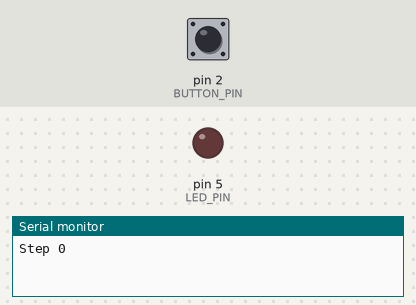
The sketch below on a simulated Arduino Uno, built with avr-gcc and run on an emulated ATmega328P. On the bench: output pins drawn as LEDs (lit = HIGH), the last lines printed to the serial monitor. The inputs (shaded band) are chosen by the test bench; at power-on: pin 2 (BUTTON_PIN) LOW.

Above: at 1.2 s.
1.3 s: pin 2 (BUTTON_PIN) pulled HIGH for 1 s
At 2.0 s:
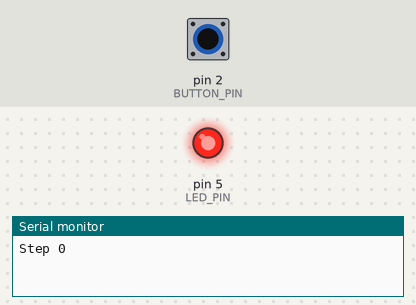
3.8 s: pin 2 (BUTTON_PIN) pulled HIGH for 3.2 s
At 7.5 s:
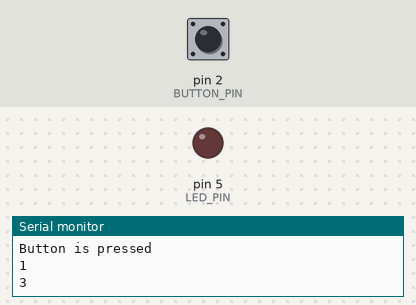
Timing chart, 0 to 9.0 s (numbered marks = the images above; inputs shaded):
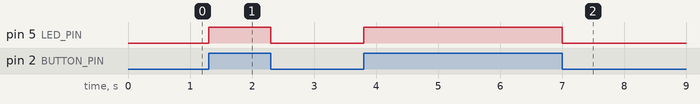

The sketch:

main.ino
```cpp
#include "AsyncMacros.h"

const int LED_PIN = 5;
const int BUTTON_PIN = 2;

void setup()
{
    Serial.begin(9600);

    pinMode(BUTTON_PIN, INPUT);
    pinMode(LED_PIN, OUTPUT);
}

bool secondarySequence()
{
    asyncBegin({
        asyncRun({
            Serial.println("Secondary sequence started");
        });
        asyncFor(int, i, 0, i <= 5, i++, {
            asyncRun({
                Serial.print("Secondary running times: ");
                Serial.println(i);
            });
            asyncDelay(1000);
        });
        asyncRun({
            Serial.println("Secondary sequence completed");
            return true;
        });
    });
    return false;
}

bool updateMainSequence()
{
    asyncBegin({
        asyncRun({
            Serial.println("Step 0");
        });

        asyncDelay(2000);

        asyncIf(digitalRead(BUTTON_PIN), {
            asyncRun({
                Serial.println("Button is pressed");
            });
        });

        asyncDelay(2000);

        asyncIfElse(digitalRead(BUTTON_PIN), {
            asyncRun({
                Serial.println("Button is pressed");
            });
        }, {
            asyncRun({
                Serial.println("Button is not pressed");
            });
        });

        asyncDelay(2000);

        asyncWhile(true, {
            asyncRun({
                if (digitalRead(BUTTON_PIN))
                {
                    asyncBreak();
                }
            });
            // The next steps get skipped and
            // the while loop ends when the button is pressed
            asyncRun({
                Serial.println("Waiting for button press");
            });
            asyncDelay(1000);
        });

        // Prints every other number from 0 to 10 with
        // a 1 second delay between each
        asyncFor(int, i, 0, i <= 10, i++, {
            asyncRun({
                if (i % 2 == 0)
                {
                    asyncContinue();
                }
            });
            // The next steps get skipped when i is odd
            asyncRun({
                Serial.println(i);
            });
            asyncDelay(1000);
        });

        asyncVariable(float, timesRan, 0);

        asyncWhile(timesRan < 10, {
            asyncRun({
                timesRan += 0.5;
                Serial.print("Times ran: ");
                Serial.println(timesRan);
            });
            asyncDelay(500);
            asyncRun({
                timesRan += 0.5;
                Serial.print("Times ran: ");
                Serial.println(timesRan);
            });
            asyncDelay(500);
        });

        asyncFor(int, i, 0, i <= 5, i++, {
            asyncRun({
                Serial.println(i);
            });
            asyncDelay(1000);
        });

        asyncWhile(!digitalRead(BUTTON_PIN), {
            asyncRun({
                // This sub-sequence will run only
                // when this while loop is active.
                asyncBegin({
                    asyncRun({
                        Serial.println("Waiting for button press");
                    });
                    asyncDelay(1000);
                });
            });
        });

        asyncWhile(!secondarySequence(), {
            asyncRun({
                // Pulse LED while waiting for
                // the secondary sequence to complete
                asyncBegin({
                    asyncFor(int, i, 0, i <= 255, i++, {
                        asyncRun({
                            analogWrite(LED_PIN, i);
                        });
                        asyncDelay(2);
                    });
                    asyncFor(int, i, 255, i >= 0, i--, {
                        asyncRun({
                            analogWrite(LED_PIN, i);
                        });
                        asyncDelay(2);
                    })
                });
            });
        });

        // Flash for 5 seconds
        asyncWhileDuration(5000, {
            asyncRun({
                digitalWrite(LED_PIN, HIGH);
            });
            asyncDelay(1000);
            asyncRun({
                digitalWrite(LED_PIN, LOW);
            });
            asyncDelay(1000);
        });

        asyncRun({
            digitalWrite(LED_PIN, LOW);
            Serial.println("Hold the button to exit the loop");
        });

        asyncDelay(1000);

        asyncWhile(!digitalRead(BUTTON_PIN), {
            asyncRun({
                Serial.println("Step 2");
            });

            asyncDelay(2000);

            asyncRun({
                Serial.println("Step 3");
            });

            asyncDelay(2000);
        });

        asyncRun({
            Serial.println("Complete!");
            Serial.println("Restarting ...");
        });

        asyncDelay(2000);

        asyncRun({
            return true;
        });
    });
    return false;
}

void loop()
{
    // Sequence that starts and stops the LED based
    // on the button state, but it only writes to
    // the pin when the button changes. This means
    // it does not interfere with the main sequence's
    // control of the button when needed.
    asyncBegin({
        // Wait for button press
        asyncWhile(!digitalRead(BUTTON_PIN), {});
        asyncRun({
            digitalWrite(LED_PIN, HIGH);
        });

        // Debounce delay
        asyncDelay(50);

        // Wait for button release
        asyncWhile(digitalRead(BUTTON_PIN), {});
        asyncRun({
            digitalWrite(LED_PIN, LOW);
        });

        // Debounce delay
        asyncDelay(50);
    });

    if (updateMainSequence())
    {
        Serial.println("Sequence notified completion");
    }
}
```

Source omitted: AsyncMacros.h (18951 bytes)

Measured:
- after the input at 1.3 s, pin 5 (LED_PIN): LOW → HIGH at once, → LOW 1.0 s later
- after the input at 3.8 s, pin 5 (LED_PIN): LOW → HIGH at once, → LOW 3.2 s later
